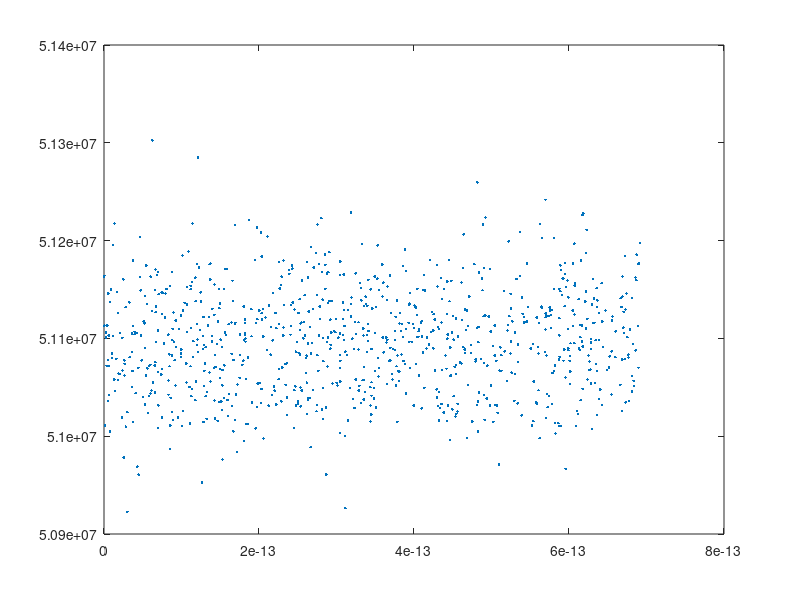
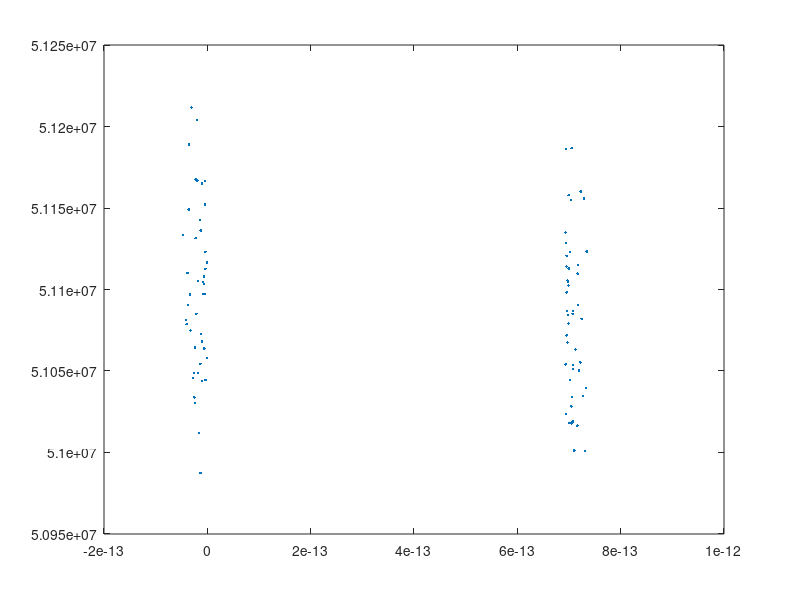
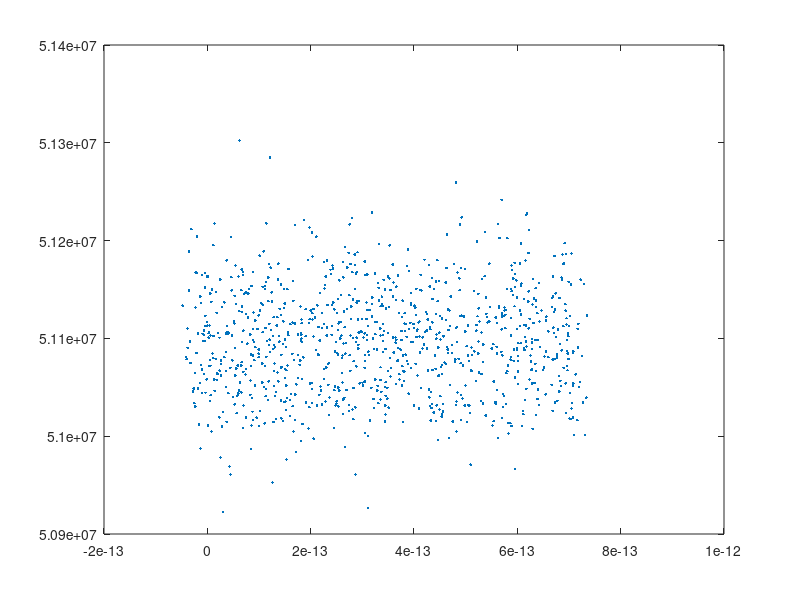

Recreate these plots in MATLAB, in order.
clear all;

N = 1000;


h = 6.626e-34; % Planck constant
q_e = 1.60217646e-19; % Charge on electron
c = 2.99792458e8; % Speed of light in vacuum
m_e = 9.109e-31;  % Electron rest mass 
eps_0 = 8.854188e-12; % Permittivity of free space

Lc = 1.591788158834600e-05;
Lg = 0.159154938663010;
gamma_r = 100;
aw = 1;
npk_bar = 3.596654943274300e+09;



%phscons = getPhysConsts(); % physical constants
%pms = getParams();








sigmax = 5.353734158843998e-04;
sigmay = sigmax;

sigmaxd = 5.946503702917309e-04;
sigmayd = sigmaxd;

sigmag = 1e-3;

sigmat = 6.9208e-13;

sigz2 = 13 - (7.5*0.4);
sigmaedge = 0.4;
sigxbar = 0.33635981;





%%%%%%%%%%%%%%%%%%%%%   Charge in center (flat-top)   %%%%%%%%%%%%%%%%%%




Ncenter = npk_bar * sigz2 * 2*pi*sigxbar^2;
Qcenter = Ncenter * q_e;





%%%%%%%%%%%%%%%%%%%%%   Charge in tails   %%%%%%%%%%%%%%%%%%

Nedge = npk_bar * (sqrt(2*pi)*sigmaedge) * 2*pi*sigxbar^2;
Qedge = Nedge * q_e;





NMcenter = round(N * Qcenter /(Qcenter + Qedge));
NMedge = N - NMcenter;



%%%%%%%%%%%%%%%%%%%   Generate and plot distributions   %%%%%%%%%%%%%

x0 = randn(1,NMcenter)*sigmax;
y0 = randn(1,NMcenter)*sigmay;
xd0 = randn(1,NMcenter)*sigmaxd;
yd0 = randn(1,NMcenter)*sigmayd;
E0 = (randn(1,NMcenter)*sigmag*gamma_r + gamma_r) * m_e ...
                        * c^2 / q_e;
s0 = rand(1,NMcenter)*sigmat;
figure; plot(s0,E0,'.');



xe = randn(1,NMedge)*sigmax;
ye = randn(1,NMedge)*sigmay;
xde = randn(1,NMedge)*sigmaxd;
yde = randn(1,NMedge)*sigmayd;
Ee = (randn(1,NMedge)*sigmag*gamma_r + gamma_r) * m_e ...
                        * c^2 / q_e;
se = randn(1,NMedge)*sigmaedge * Lc / c;

se(se>0) = se(se>0) + sigmat;

figure; plot(se,Ee,'.');


x0 = [x0, xe];
y0 = [y0, ye];
xd0 = [xd0, xde];
yd0 = [yd0, yde];
E0 = [E0, Ee];
s0 = [s0, se];

figure; plot(s0,E0,'.');


%%%%%%%%%    Charge on each macroparticle is:


QMP = 4.518997285641631E-009 / N



